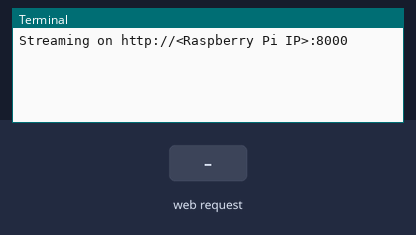
A program run on a simulated Raspberry Pi (BCM pin numbers). Shown: the last lines printed to the terminal. Inputs (shaded band) come from the test bench. The camera gives no picture and a still takes 0.5 s; the clock reads 2024-03-15 10:24:30 at power-on unless the program sets it.

Above: at 1.2 s.
1.3 s: HTTP request for / received
At 1.9 s:
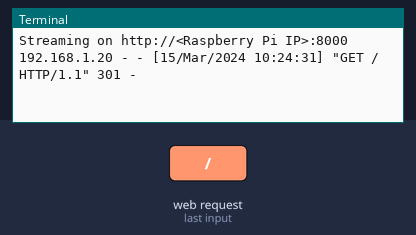
2.8 s: HTTP request for /index.html received
At 4.0 s:
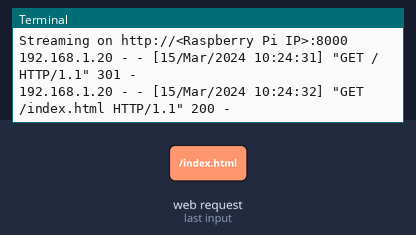
4.3 s: HTTP request for /stream.mjpg received
At 5.4 s:
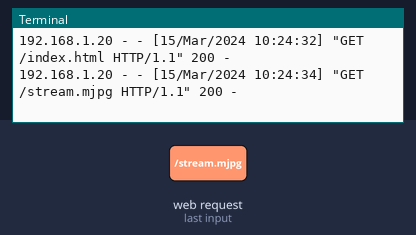

The program:

raspberry.py
```python
import io
import logging
import socketserver
from threading import Condition
from http import server
import picamera

PAGE = """
<html>
<head>
<title>Raspberry Pi IP Camera</title>
</head>
<body>
<h1>Live Stream</h1>
<img src="stream.mjpg" width="{width}" height="{height}" />
</body>
</html>
"""

class StreamingOutput(object):
    def __init__(self):
        self.frame = None
        self.buffer = io.BytesIO()
        self.condition = Condition()

    def write(self, buf):
        if buf.startswith(b'\xff\xd8'):
            self.buffer.truncate()
            with self.condition:
                self.frame = self.buffer.getvalue()
                self.condition.notify_all()
            self.buffer.seek(0)
        return self.buffer.write(buf)

class StreamingHandler(server.BaseHTTPRequestHandler):
    def do_GET(self):
        if self.path == '/':
            self.send_response(301)
            self.send_header('Location', '/index.html')
            self.end_headers()
        elif self.path == '/index.html':
            content = PAGE.format(width=WIDTH, height=HEIGHT).encode('utf-8')
            self.send_response(200)
            self.send_header('Content-Type', 'text/html')
            self.send_header('Content-Length', len(content))
            self.end_headers()
            self.wfile.write(content)
        elif self.path == '/stream.mjpg':
            self.send_response(200)
            self.send_header('Cache-Control', 'no-cache, private')
            self.send_header('Content-Type', 'multipart/x-mixed-replace; boundary=FRAME')
            self.end_headers()
            try:
                while True:
                    with output.condition:
                        output.condition.wait()
                        frame = output.frame
                    self.wfile.write(b'--FRAME\r\n')
                    self.send_header('Content-Type', 'image/jpeg')
                    self.send_header('Content-Length', len(frame))
                    self.end_headers()
                    self.wfile.write(frame)
                    self.wfile.write(b'\r\n')
            except Exception as e:
                logging.warning('Streaming client disconnected: %s', str(e))
        else:
            self.send_error(404)
            self.end_headers()

class StreamingServer(socketserver.ThreadingMixIn, server.HTTPServer):
    allow_reuse_address = True
    daemon_threads = True

if __name__ == '__main__':
    WIDTH, HEIGHT, FRAMERATE = 1280, 720, 24
    PORT = 8000

    with picamera.PiCamera(resolution=f'{WIDTH}x{HEIGHT}', framerate=FRAMERATE) as camera:
        output = StreamingOutput()
        camera.start_recording(output, format='mjpeg')
        try:
            address = ('', PORT)
            server = StreamingServer(address, StreamingHandler)
            print(f'Streaming on http://<Raspberry Pi IP>:{PORT}')
            server.serve_forever()
        finally:
            camera.stop_recording()
```

Measured:
- after the input at 1.3 s, the terminal: prints a new line at once (image 1)
- after the input at 2.8 s, the terminal: prints a new line at once (image 2)
- after the input at 4.3 s, the terminal: prints a new line at once (image 3)
